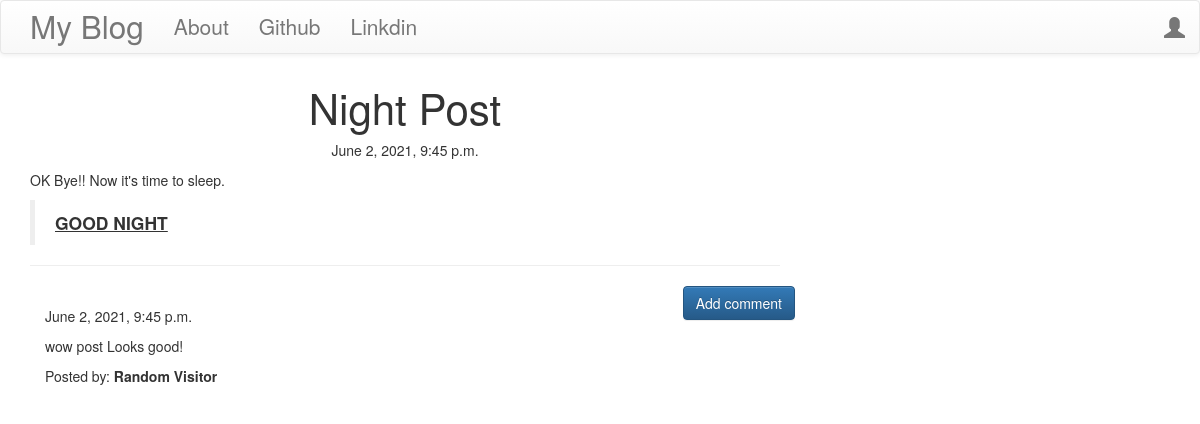
The app's page /post/4/ with its own data.
### blog/models.py (models this page shows, shortened)
class Post(models.Model):
	author=models.ForeignKey('auth.User',on_delete=models.CASCADE)
	title=models.CharField(max_length=200)
	text=models.TextField()
	create_date=models.DateTimeField(default=timezone.now)
	published_date=models.DateTimeField(blank=True,null=True)

class Comment(models.Model):
	post=models.ForeignKey(Post,related_name='comments',on_delete=models.CASCADE)
	author=models.CharField(max_length=200)
	text=models.TextField()
	create_date=models.DateTimeField(default=timezone.now)
	approved_comment=models.BooleanField(default=False)

### blog/views.py (the view)
# urls.py: path('post/<int:pk>/',views.PostDetailView.as_view(),name='post_detail'),
class PostDetailView(DetailView):
	model=Post

### blog/templates/blog/post_detail.html (shortened to what this page needs)
{% extends 'blog/base.html' %}
{% block content %}
        <h1 class='posttitle loader'>{{ post.title }}</h1>
        {% if post.published_date %}
            <div class="date postdate">
                {{ post.published_date }}
            </div>
        {% else %}
            <a class="btn btn-default" href="{% url 'publish_post' pk=post.pk %}">Publish</a>
        {% endif %}
      <p class='postcontent' >{{ post.text|safe|linebreaksbr }}</p>
  <hr>
  <a class="btn btn-primary btn-comment" href="{% url 'add_comment_post' pk=post.pk %}">Add comment</a>
  <div class="container">
  {% for comment in post.comments.all %}
  <br>
      {% if user.is_authenticated or comment.approved_comment %}
              {{ comment.create_date }}
          <p>{{ comment.text|safe|linebreaks }}</p>
          <p>Posted by: <strong>{{ comment.author }}</strong></p>
      {% endif %}
  {% empty %}
      <p>No comments posted.</p>
  {% endfor %}
</div>
{% endblock %}

### blog/static/css/blog.css (style rules this page uses)
.postdate { text-align: center; }
.posttitle { font-family: 'Open Sans',Light 300; font-size: 3em; text-align: center; }
.postcontent { font-family: 'Montserrat' font-size: 1.5em; }
.btn-comment { position: absolute; right: 0px }
.loader { filter:hue-rotate(0deg); color:linear-gradient(45deg,#0f8,#08f); animation:hue 10000ms infinite linear; }

### records on screen
Post: title "Night Post", published_date "June 2, 2021, 9:45 p.m.", text "OK Bye!! Now it's time to sleep. GOOD NIGHT"
Comment: create_date "June 2, 2021, 9:45 p.m.", text "wow post Looks good!", author "Random Visitor"
